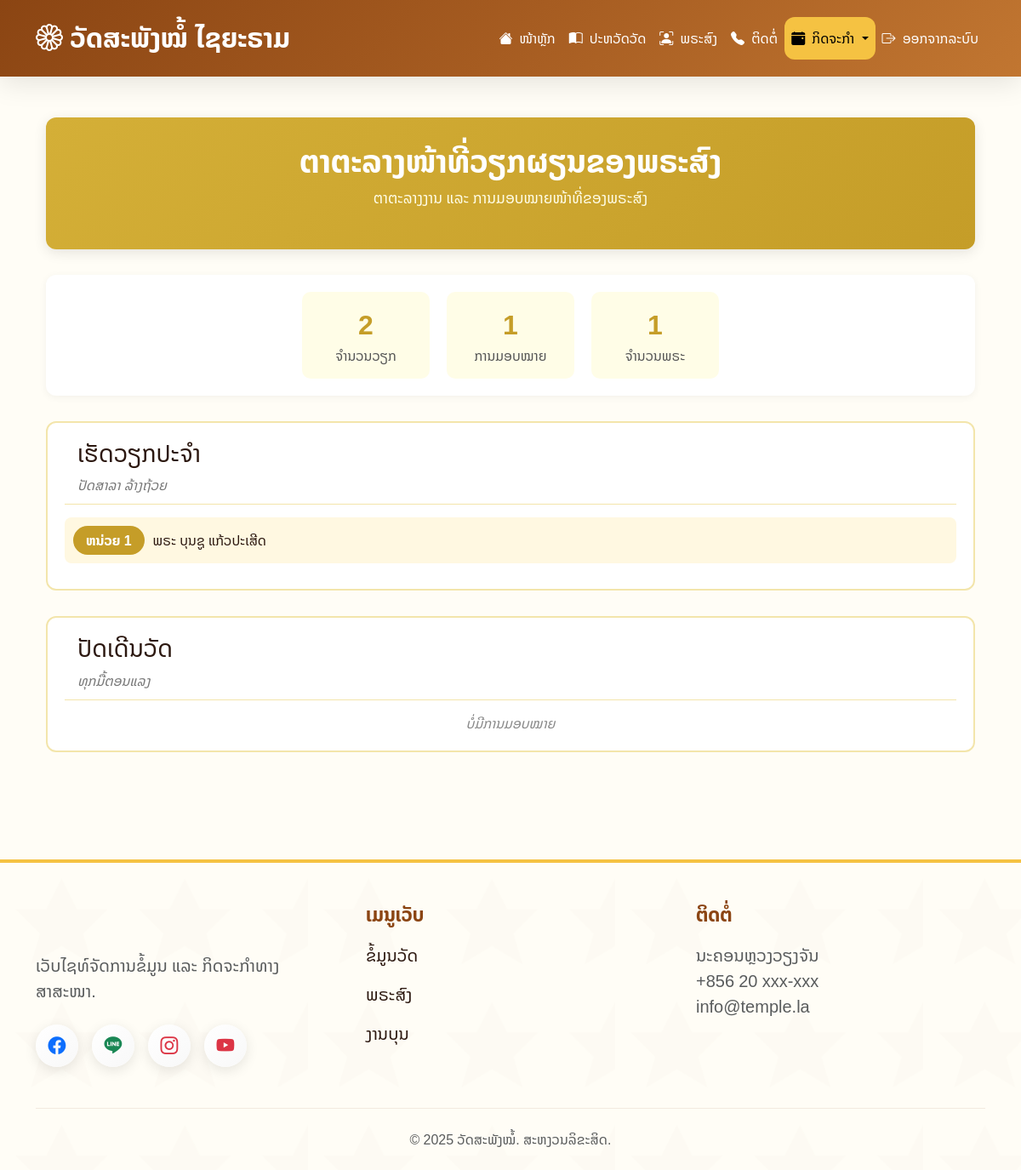
The app's page /pages/monk_work.php (signed in) with its own data.
### tables this page shows
CREATE TABLE `monk_work` (
  `work_id` int(11) NOT NULL,
  `work_name` varchar(255) NOT NULL,
  `work_description` text DEFAULT NULL,
  `work_order` int(11) DEFAULT 0,
  `created_at` timestamp NULL DEFAULT current_timestamp(),
  `updated_at` timestamp NULL DEFAULT current_timestamp() ON UPDATE current_timestamp()
);

CREATE TABLE `monk_work_members` (
  `id` int(11) NOT NULL,
  `work_id` int(11) NOT NULL,
  `monk_id` int(11) NOT NULL,
  `sequence` int(11) DEFAULT 1,
  `created_at` timestamp NULL DEFAULT current_timestamp(),
  `updated_at` timestamp NULL DEFAULT current_timestamp() ON UPDATE current_timestamp()
);

CREATE TABLE `monks` (
  `monk_id` int(11) NOT NULL,
  `first_name` varchar(100) NOT NULL,
  `last_name` varchar(100) NOT NULL,
  `birth_date` date DEFAULT NULL,
  `village` varchar(100) DEFAULT NULL,
  `district` varchar(100) DEFAULT NULL,
  `province` varchar(100) DEFAULT NULL,
  `ordination_date` date DEFAULT NULL,
  `temple_id` int(11) DEFAULT NULL,
  `phone` varchar(20) DEFAULT NULL,
  `type` varchar(50) DEFAULT NULL,
  `move_in_date` date DEFAULT NULL,
  `image_path` varchar(255) DEFAULT NULL,
  `created_at` timestamp NULL DEFAULT current_timestamp(),
  `updated_at` timestamp NULL DEFAULT current_timestamp() ON UPDATE current_timestamp()
);

### pages/monk_work.php (the view, shortened to what this page needs)
<?php
include 'header.php';
?>
<div class="container">
    <div class="page-header">
        <h1 class="page-title">ຕາຕະລາງໜ້າທີ່ວຽກຜຽນຂອງພຣະສົງ</h1>
        <p class="page-subtitle">ຕາຕະລາງງານ ແລະ ການມອບໝາຍໜ້າທີ່ຂອງພຣະສົງ</p>
    </div>
    <?php
    $total_works = $conn->query("SELECT COUNT(*) as count FROM monk_work")->fetch_assoc()['count'] ?? 0;
    $total_assignments = $conn->query("SELECT COUNT(*) as count FROM monk_work_members")->fetch_assoc()['count'] ?? 0;
    $active_monks = $conn->query("SELECT COUNT(DISTINCT monk_id) as count FROM monk_work_members")->fetch_assoc()['count'] ?? 0;
    ?>
    <div class="stats-summary">
        <div class="stats-grid">
            <div class="stat-item">
                <div class="stat-number"><?= $total_works ?></div>
                <div class="stat-label">ຈຳນວນວຽກ</div>
            </div>
            <div class="stat-item">
                <div class="stat-number"><?= $total_assignments ?></div>
                <div class="stat-label">ການມອບໝາຍ</div>
            </div>
            <div class="stat-item">
                <div class="stat-number"><?= $active_monks ?></div>
                <div class="stat-label">ຈຳນວນພຣະ</div>
            </div>
        </div>
    </div>
    <div class="duties-container">
        <?php
        $sql = "SELECT work_id, work_name, work_description FROM monk_work ORDER BY work_order ASC";
        $works = $conn->query($sql);
        if ($works && $works->num_rows > 0):
            while ($work = $works->fetch_assoc()):
        ?>
            <div class="duty-card">
                <div class="duty-header">
                    <div>
                        <h3><?= htmlspecialchars($work['work_name']) ?></h3>
                        <?php if (!empty($work['work_description'])): ?>
                            <div class="duty-description"><?= nl2br(htmlspecialchars($work['work_description'])) ?></div>
                        <?php endif; ?>
                    </div>
                </div>
                <?php
                $stmt = $conn->prepare("
                    SELECT m.first_name, m.last_name, m.type, mwm.sequence
                    FROM monk_work_members mwm
                    JOIN monks m ON mwm.monk_id = m.monk_id
                    WHERE mwm.work_id = ?
                    ORDER BY mwm.sequence ASC
                ");
                $stmt->bind_param("i", $work['work_id']);
                $stmt->execute();
                $members = $stmt->get_result();
                ?>
                <ul class="monks-list">
                    <?php if ($members->num_rows > 0): ?>
                        <?php while ($monk = $members->fetch_assoc()): ?>
                            <?php
                            $typeLabel = $monk['type'] === 'ພຣະ' ? 'ພຣະ' : ($monk['type'] === 'ສາມະເນນ' ? 'ສາມະເນນ' : 'ອື່ນໆ');
                            ?>
                            <li class="monk-item">
                                <div class="sequence-badge">ຫນ່ວຍ <?= (int)$monk['sequence'] ?></div>
                                <div class="monk-name"><?= $typeLabel ?> <?= htmlspecialchars($monk['first_name']) ?> <?= htmlspecialchars($monk['last_name']) ?></div>
                            </li>
                        <?php endwhile; ?>
                    <?php else: ?>
                        <li class="empty-state">ບໍ່ມີການມອບໝາຍ</li>
                    <?php endif; ?>
                </ul>
            </div>
        <?php endwhile; else: ?>
            <div class="duty-card empty-state">ຍັງບໍ່ມີວຽກທີ່ຖືກກຳນົດ</div>
        <?php endif; ?>
    </div>
</div>
<?php include 'footer.php'; ?>

### pages/header.php (style rules this page uses)
:root { --temple-gold: #f5c242; --temple-brown: #8b4513; }
body { font-family: 'Noto Sans Lao', sans-serif; background: #fffdf6; color: #2c1810; }

### pages/monk_work.php (style rules this page uses)
.page-header { background: linear-gradient(135deg, #d4af37, #c59d28); color: white; padding: 30px; border-radius: 12px; text-align: center; box-shadow: 0 4px 15px rgba(0,0,0,0.1); }
.page-title { font-size: 2.3rem; font-weight: bold; }
.page-subtitle { font-size: 1.1rem; color: #fffde7; }
.stats-summary { background: #fff; padding: 20px; border-radius: 12px; margin: 30px 0; box-shadow: 0 2px 10px rgba(0,0,0,0.05); }
.stats-grid { display: flex; flex-wrap: wrap; justify-content: center; gap: 20px; }
.stat-item { background: #fffde7; padding: 15px 25px; border-radius: 10px; text-align: center; min-width: 150px; }
.stat-number { font-size: 2rem; color: #c59d28; font-weight: bold; }
.stat-label { color: #555; }
.duty-card { background: #ffffff; border: 2px solid #f3e5ab; padding: 20px; border-radius: 12px; margin-bottom: 30px; }
.duty-header { border-bottom: 1px solid #f3e5ab; margin-bottom: 15px; padding-bottom: 10px; display: flex; align-items: center; gap: 15px; }
.duty-description { font-style: italic; color: #777; }
.monks-list { list-style: none; padding-left: 0; margin: 0; }
.monk-item { background: #fff8e1; padding: 10px; margin-bottom: 10px; border-radius: 8px; display: flex; align-items: center; gap: 10px; }
.sequence-badge { background: #c59d28; color: white; border-radius: 20px; padding: 5px 15px; font-weight: bold; font-size: 1rem; }
.empty-state { text-align: center; font-style: italic; color: #888; }

### records on screen
monk_work: work_name "ເຮັດວຽກປະຈຳ", work_description "ປັດສາລາ ລ້າງຖ້ວຍ"
monk_work_members: sequence "1", monk.type "ພຣະ", monk.first_name "ບຸນຊູ", monk.last_name "ແກ້ວປະເສີດ"
monk_work: work_name "ປັດເດີນວັດ", work_description "ທຸກມື້ຕອນແລງ", shows "ບໍ່ມີການມອບໝາຍ"

### other values on screen
$total_works "2"
$total_assignments "1"
$active_monks "1"
